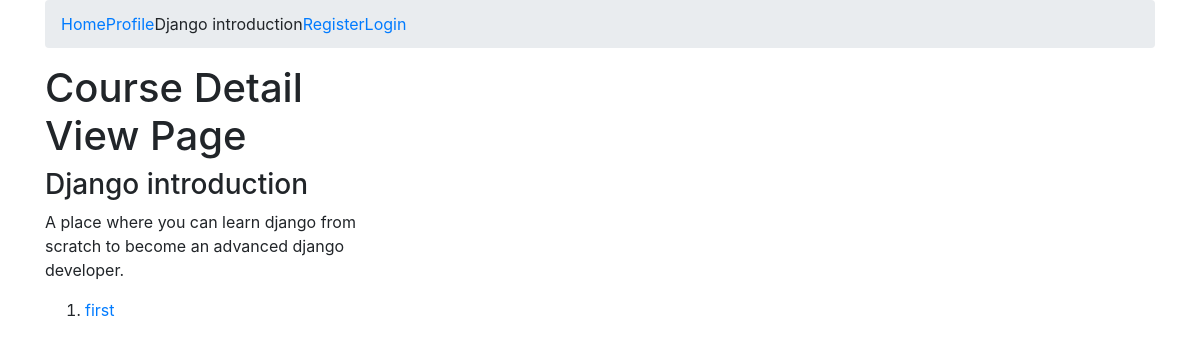
The app's page /courses/django-101 with its own data.
### courses/models.py (models this page shows, shortened)
class Course(models.Model):
    slug = models.SlugField()
    title = models.CharField(max_length =250)
    description = models.TextField()
    allowed_memberships = models.ManyToManyField(Membership)
    @property
    def lessons(self):
        return self.lesson_set.all().order_by('position')

class Lesson(models.Model):
    slug = models.SlugField()
    title = models.CharField(max_length = 120)
    course = models.ForeignKey(Course,on_delete = models.SET_NULL,null = True)
    position = models.IntegerField()
    video_url = models.CharField(max_length = 200)
    thumbnail = models.ImageField()
    def get_absolute_url(self):
        return reverse('courses:lesson-detail',
        kwargs = {
            'course_slug':self.course.slug,
            'lesson_slug':self.slug,
        })

### courses/views.py (the view)
# urls.py: path('<slug>', CourseDetailView.as_view(), name = 'detail'),
class CourseDetailView(DetailView):
    model = Course

### courses/templates/courses/course_detail.html
{% extends 'courses/base.html' %}
{% block post_detail_link %}
<li>{{ object.title }}</li>
{% endblock %}
{% block content %}
	<div class="container">
		<div class="row">
			<div class="col-sm-4 col-md-4">
				<h1>Course Detail View Page</h1>
				<h3>{{ object.title }}</h3>
				<p>{{ object.description }}</p>
				<ol>
					{% for lesson in object.lessons %}
					<li><a href="{{ lesson.get_absolute_url }}">{{ lesson.title }}</a></li>
					{% endfor %}
				</ol>
			</div>
		</div>
	</div>
{% endblock %}

### records on screen
Course: title "Django introduction", description "A place where you can learn django from scratch to become an advanced django developer."
Lesson: title "first"
